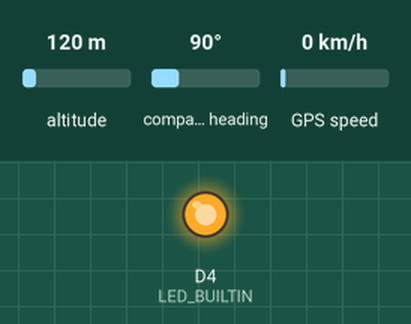
A sketch run on a simulated ESP8266 (Wemos D1 mini). Shown: output pins drawn as LEDs (lit = HIGH, except the on-board LED, lit = LOW). The test bench sets the inputs (shaded band); at power-on: altitude 120 m, compass heading 90°, GPS speed 0 km/h. Storage starts empty; the GPS gets a fix after 3 s at 37.7749, -122.4194 with 8 satellites; what the sketch prints to the serial monitor is not drawn.

Above: at 0.06 s.
Timing chart, 0 to 3.0 s (numbered marks = the images above):
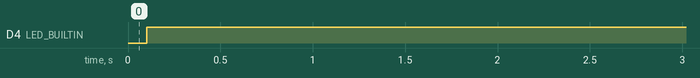

The sketch:

Wemos_R1_D1_GPS_Logger_Final.ino
```cpp
#include "TinyGPS++.h"
#include "SoftwareSerial.h"
#include "SPI.h"
#include "SD.h"
File dataFile;
File AllData;
SoftwareSerial serial_connection(D1, D3); //RX=pin 1, TX=pin 3
TinyGPSPlus gps;//This is the GPS object that will pretty much do all the grunt work with the NMEA data
// process and flow related variables
int updates;
int failedUpdates;
int pos;
int stringplace = 0;
int TimeZone = 4;
int GPSRead;
int TimeEST;
int AltAdj;
int GPSAlt;

void setup()
{
  pinMode(LED_BUILTIN, OUTPUT);
  Serial.begin(115200);//This opens up communications to the Serial monitor in the Arduino IDE
  serial_connection.begin(9600);//This opens up communications to the GPS
  Serial.println("GPS Started");//Just show to the monitor that the sketch has started
  if (!SD.begin(4)) {
    Serial.println("No SD Card");
    // don't do anything more
  }
  else {
    Serial.println("Card Found");
  }
}

void loop()
{

  dataFile = SD.open("gps.txt", FILE_WRITE);
  AllData = SD.open("AllData.txt", FILE_WRITE);


  while (serial_connection.available()) //While there are characters to come from the GPS
  {
    gps.encode(serial_connection.read());//This feeds the serial NMEA data into the library one char at a time
  }
  if (gps.location.isUpdated()) //This will pretty much be fired all the time anyway but will at least reduce it to only after a package of NMEA data comes in
  {
    //Get the latest info from the gps object which it derived from the data sent by the GPS unit
    //Serial.print("Satellite Count: ");
    Serial.println(gps.satellites.value());
    //Serial.print("Latitude:        ");
    Serial.println(gps.location.lat(), 6);
    //Serial.print("Longitude:       ");
    Serial.println(gps.location.lng(), 6);
    //Serial.print("Speed MPH:       ");
    Serial.println(gps.speed.mph());
    //Serial.print("Altitude Feet:   ");
    GPSAlt = gps.altitude.feet();
    AltAdj = GPSAlt - 800;
    Serial.println(AltAdj);
    Serial.println("");
    GPSRead  = gps.time.hour();
    TimeEST = GPSRead - TimeZone;
    Serial.println(TimeEST);
    delay(100);

    Serial.println("writing");//When data has been collected write it to the SD
    digitalWrite(LED_BUILTIN, LOW);
    // longitude
    dataFile.print(gps.location.lng(), 6);
    dataFile.print(",");
    // latitude
    dataFile.print(gps.location.lat(), 6);
    dataFile.print(",");
    // Alt
    dataFile.print(AltAdj);
    dataFile.println("");
    Serial.println("done");

    AllData.print("Longitude: ");
    AllData.print(gps.location.lng(), 6);

    AllData.print(" Longitude: ");
    AllData.print(gps.location.lng(), 6);

    AllData.print(" Altitude: ");
    AllData.println(gps.altitude.feet());

    AllData.print("Time: ");
    AllData.print(TimeEST);
    AllData.print(":");
    AllData.print(gps.time.minute());
    AllData.print(" Number of Sats: ");
    AllData.print(gps.satellites.value());
    AllData.print(" Speed: ");
    AllData.println(gps.speed.mph());

  }
  dataFile.close();// close file on SD card
  AllData.close();
  delay(50);
  digitalWrite(LED_BUILTIN, HIGH);
}
```

Measured:
- by itself, D4 (LED_BUILTIN): repeats every 1.0 s: LOW 0.06 s, HIGH 0.97 s
